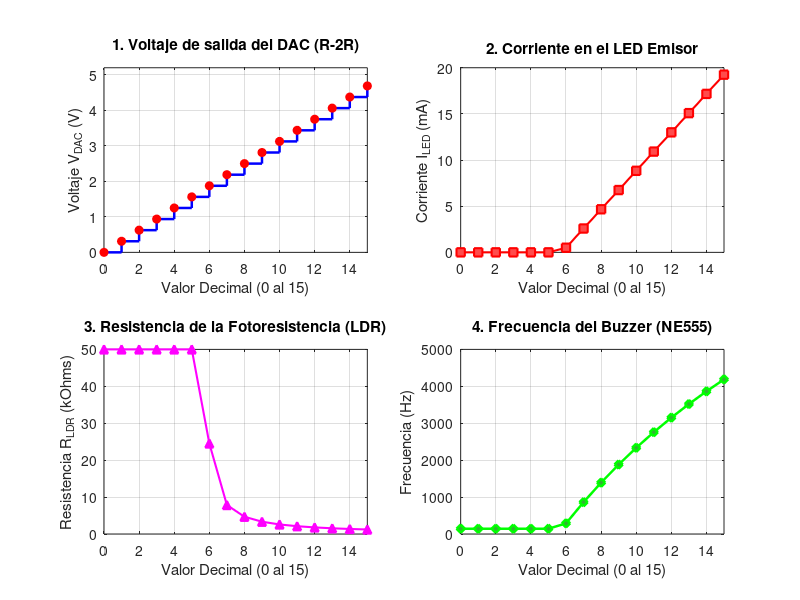

This figure's MATLAB source:
%% ========================================================================
% DESCRIPCION:
% Este script es un simulador completo de nuestro sistema de comunicacion 
% optica. Lo que hace es calcular matematicamente que deberia pasar en 
% cada etapa del circuito a medida que el Arduino envia los valores del 0 al 15.
%
% El programa calcula y grafica paso a paso:
% 1. El voltaje que sale del convertidor (DAC R-2R).
% 2. La corriente que pasa por el LED transmisor al encenderse.
% 3. La resistencia que asume la fotoresistencia (LDR) al recibir esa luz.
% 4. La frecuencia (el tono) que generara el temporizador 555 en el buzzer.
%
% Restricciones y notas:
%   - Ocupas tener instalado el toolbox "Communications" de MATLAB para  
%     poder usar la funcion 'de2bi'.
%   - El codigo asume que hay un amplificador operacional (LM358) trabajando  
%     como seguidor de voltaje entre el DAC y el LED para que el voltaje no
%     se caiga al conectar la carga.
% ========================================================================

clear; clc; close all;

fprintf('===============================================================\n');
fprintf('  SIMULACION DEL SISTEMA DE COMUNICACION POR MEDIOS OPTICOS   \n');
fprintf('===============================================================\n\n');

%% 1. PARAMETROS DEL SISTEMA
% --- Etapa 1 y 2: DAC R-2R ---
V_ref = 5.0;            % Voltaje maximo de salida del Arduino (V)
N_bits = 4;             % Numero de bits
num_niveles = 2^N_bits; % 16 niveles de escalera (0 a 15)
R_dac = 10e3;           % Resistencia base R (10 kOhm)
R_2dac = 20e3;          % Resistencia 2R (20 kOhm)

% --- Etapa 4: Transmisor Optico (Driver LED) ---
V_led_drop = 1.8;       % Voltaje que consume el LED rojo (V)
R_driver = 150;         % Resistencia para proteger el LED (Ohms)

% --- Etapa 5: Receptor Optico (LDR) ---
% Modelo de la fotoresistencia (LDR) segun la luz que recibe.
% Oscila entre ~50 kOhm a oscuras y ~1.2 kOhm con luz maxima.
R_oscuridad = 50e3;     % Resistencia sin luz (Ohms)
R_luz_max = 1.2e3;      % Resistencia con mucha luz (Ohms)

% --- Etapa 6: Generador de Tono (NE555 en modo Astable) ---
% Formula del NE555: Frecuencia = 1.44 / ((R1 + 2*R_LDR) * C)
R1_555 = 1.0e3;         % Resistencia fija del pin 7 (1 kOhm)
C_555 = 100e-9;         % Condensador (100 nF)

%% 2. CALCULO DE NIVELES TEORICOS
datos_decimales = (0:num_niveles-1)';
bits_matriz = de2bi(datos_decimales, N_bits, 'right-msb'); % Binario: [b3 b2 b1 b0]

% 1. Voltaje teorico a la salida de la escalera R-2R
voltajes_dac = V_ref * (datos_decimales / num_niveles);

% 2. Corriente en el LED (solo hay corriente si el voltaje supera la caida del LED)
corriente_led_mA = max(0, (voltajes_dac - V_led_drop) / R_driver) * 1000;

% 3. Resistencia de la LDR estimada segun cuanta corriente tiene el LED
factor_atenuacion = corriente_led_mA / max(corriente_led_mA + 1e-6);
R_ldr_estimada = R_oscuridad ./ (1 + 40 * factor_atenuacion);
R_ldr_estimada = max(R_ldr_estimada, R_luz_max); % Pone el limite minimo fisico

% 4. Frecuencia del sonido generado por el 555 (Hz)
frecuencia_555_Hz = 1.44 ./ ((R1_555 + 2 * R_ldr_estimada) * C_555);

% Calculo extra: Ciclo de trabajo (Duty Cycle) del 555
duty_cycle_pct = ((R1_555 + R_ldr_estimada) ./ (R1_555 + 2 * R_ldr_estimada)) * 100;

%% 3. TABLA DE RESULTADOS EN CONSOLA
fprintf('Dec | Binario [b3 b2 b1 b0] | V_DAC (V) | I_LED (mA) | R_LDR (kOhm) | Frecuencia (Hz) | Duty Cycle (%%)\n');
fprintf('--------------------------------------------------------------------------------------------------\n');
for i = 1:num_niveles
    fprintf(' %2d |       %d  %d  %d  %d       |  %6.4f   |   %5.2f    |    %6.2f    |     %7.1f     |     %5.1f\n', ...
        datos_decimales(i), ...
        bits_matriz(i,1), bits_matriz(i,2), bits_matriz(i,3), bits_matriz(i,4), ...
        voltajes_dac(i), corriente_led_mA(i), R_ldr_estimada(i)/1e3, ...
        frecuencia_555_Hz(i), duty_cycle_pct(i));
end
fprintf('--------------------------------------------------------------------------------------------------\n\n');

%% 4. GENERACION DE GRAFICAS
figure('Name', 'Sistema de Comunicacion Optica - EL2113', 'Color', [1 1 1], 'Position', [100 100 1000 700]);

% Grafica 1: Voltaje del DAC
subplot(2, 2, 1);
stairs(datos_decimales, voltajes_dac, 'b', 'LineWidth', 1.8);
hold on;
plot(datos_decimales, voltajes_dac, 'ro', 'MarkerFaceColor', 'r');
grid on;
title('1. Voltaje de salida del DAC (R-2R)');
xlabel('Valor Decimal (0 al 15)');
ylabel('Voltaje V_{DAC} (V)');
ylim([0 5.2]);
xlim([0 15]);

% Grafica 2: Corriente en el LED
subplot(2, 2, 2);
plot(datos_decimales, corriente_led_mA, 'r-s', 'LineWidth', 1.5, 'MarkerFaceColor', [1 0.3 0.3]);
grid on;
title('2. Corriente en el LED Emisor');
xlabel('Valor Decimal (0 al 15)');
ylabel('Corriente I_{LED} (mA)');
xlim([0 15]);

% Grafica 3: Resistencia de la LDR
subplot(2, 2, 3);
plot(datos_decimales, R_ldr_estimada / 1e3, 'm-^', 'LineWidth', 1.5, 'MarkerFaceColor', 'm');
grid on;
title('3. Resistencia de la Fotoresistencia (LDR)');
xlabel('Valor Decimal (0 al 15)');
ylabel('Resistencia R_{LDR} (kOhms)');
xlim([0 15]);

% Grafica 4: Frecuencia del tono final
subplot(2, 2, 4);
plot(datos_decimales, frecuencia_555_Hz, 'g-d', 'LineWidth', 1.8, 'MarkerFaceColor', [0.2 0.7 0.2]);
grid on;
title('4. Frecuencia del Buzzer (NE555)');
xlabel('Valor Decimal (0 al 15)');
ylabel('Frecuencia (Hz)');
xlim([0 15]);

fprintf('Simulacion completada con exito. Graficas generadas.\n');
